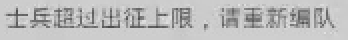
#> input picture apk/源码/app/src/main/assets/feedback/troop_overflow.png, 174 x 20 px (shown 2 times larger); the run also reads 1 picture not shown here
$ python replay_recording.py
#> lines starting #> are read from the running program, lines starting #| are printed output that depends on the picture
"""Replay local recording at one-second intervals, plus annotated regression frames.

No recording or full frame is bundled in the APK. This tests image cues, not Android OCR/touch.
Usage: python tools/replay_recording.py RECORDING.mp4 [NON_BEAR_SCREENSHOTS...]
"""
import json
import sys
from pathlib import Path

import cv2
import numpy as np

ROOT = Path(__file__).resolve().parents[1]
ASSETS = ROOT / "app/src/main/assets"


def read(path):
    return cv2.imdecode(np.fromfile(str(path), dtype=np.uint8), cv2.IMREAD_GRAYSCALE)
#> returned value is the input picture: shape (20, 174); min 74, max 227, mean 188.1


# [4 lines left out: function score, not called in this run]


body = read(ASSETS / "feedback/troop_overflow.png")
title = read(ASSETS / "feedback/confirm_title.png")
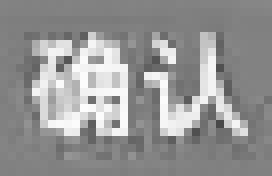
#> input picture apk/源码/app/src/main/assets/feedback/confirm_title.png, 34 x 22 px (shown 8 times larger)
#> in read, returned value is the input picture: shape (22, 34); min 73, max 253, mean 148.7
button = read(ASSETS / "feedback/confirm_ok.png")
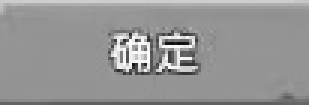
#> input picture apk/源码/app/src/main/assets/feedback/confirm_ok.png, 103 x 35 px (shown 3 times larger)
#> in read, returned value is the input picture: shape (35, 103); min 10, max 253, mean 149.2
city_template = read(ASSETS / "feedback/map_city.png")
#> (the run stopped early here; a loop or call above may not have finished)
